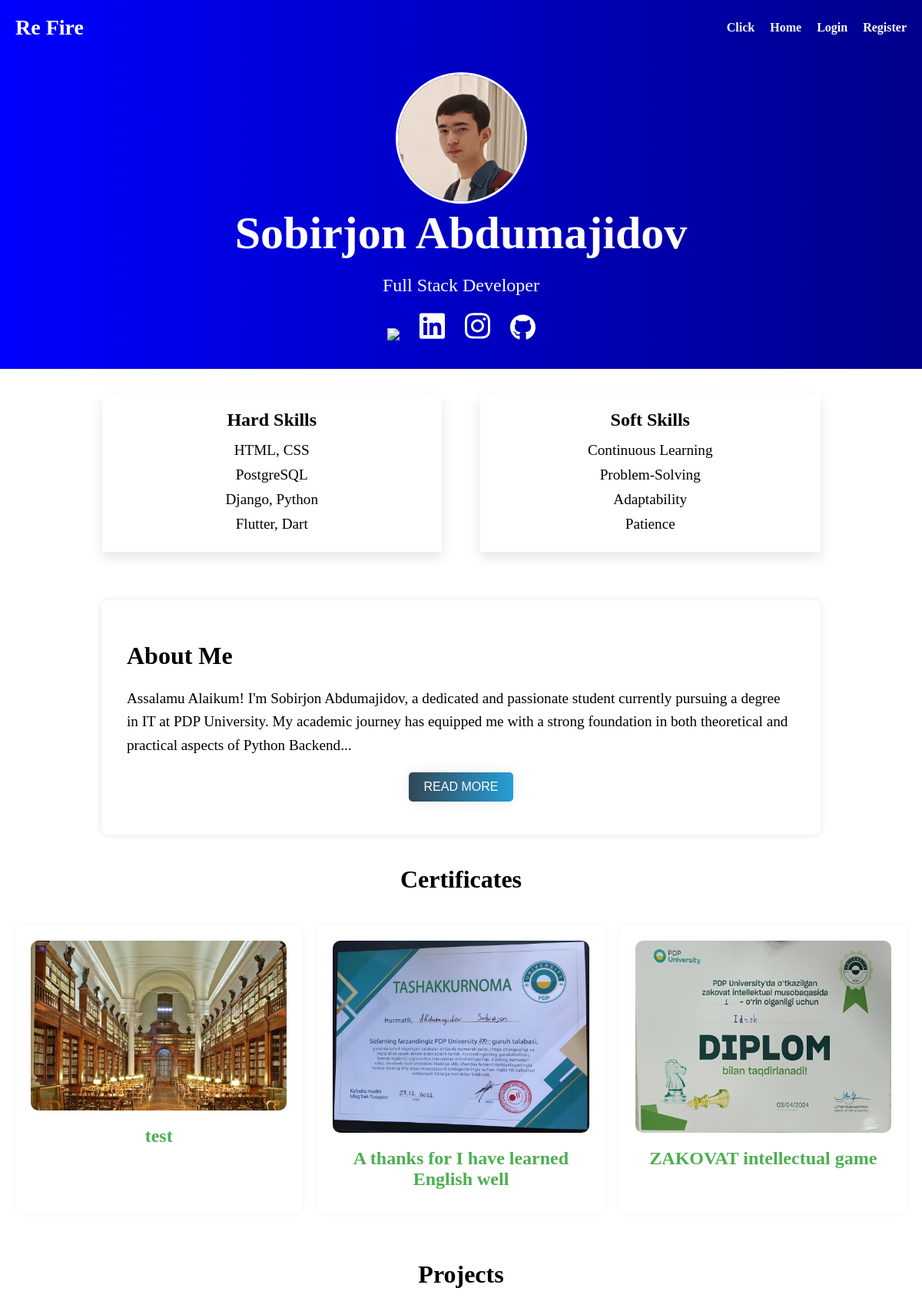
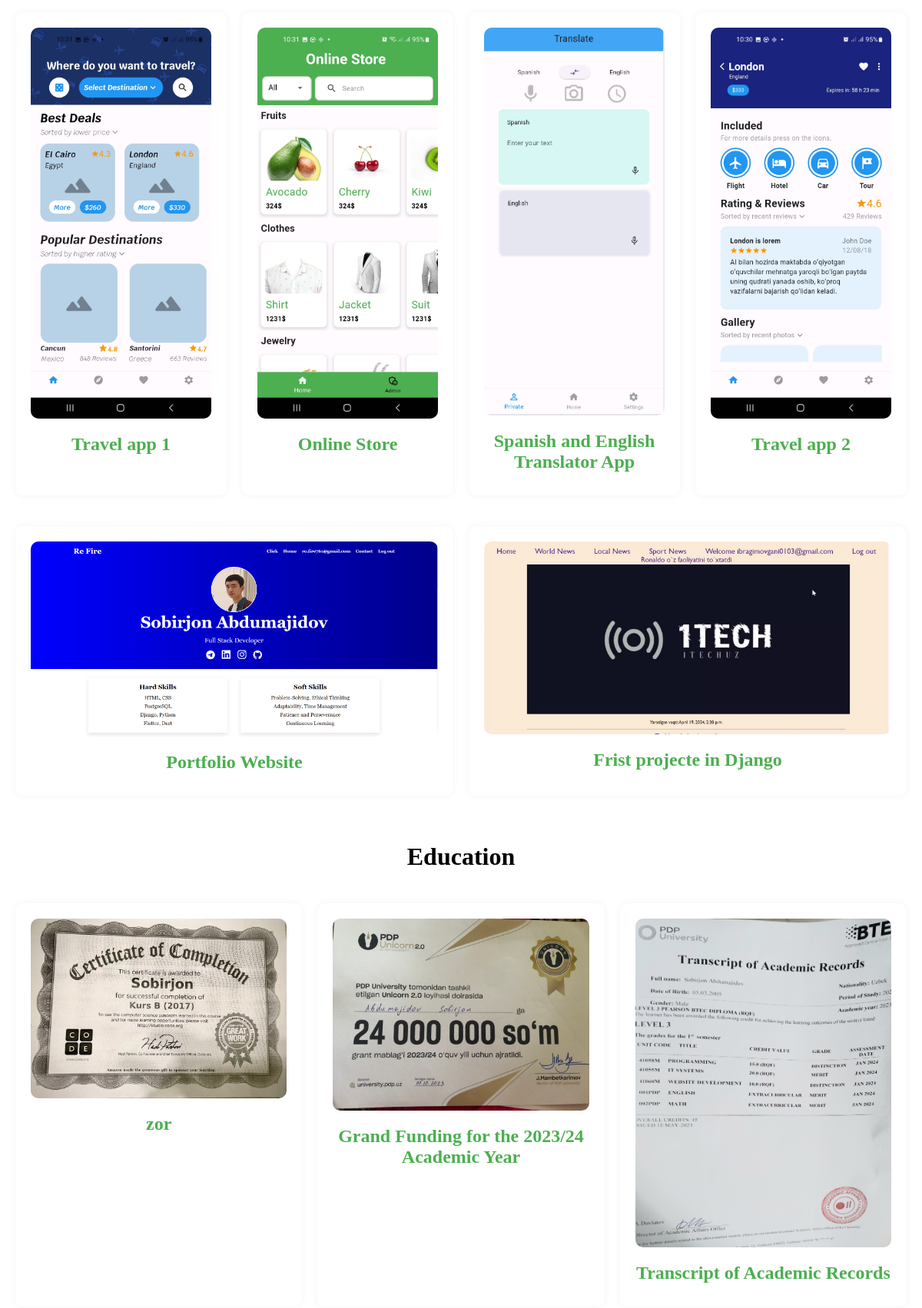
The page / (upper part) on the database its author committed (2 pictures, top to bottom).
### myApp/models.py (models this page shows, shortened)
class MaqolaModel(models.Model):
    TAG = (
        ("Certificates", "Certificates"),
        ("Projects", "Projects"),
        ("Education", "Education"),
    )
    title = models.CharField(max_length=255)
    image = models.ImageField(blank=True, null=True)
    source = models.CharField(max_length=255)
    link = models.CharField(max_length=500, blank=True, null=True)
    description_uzb = models.TextField(blank=True, null=True)
    description_eng = models.TextField(blank=True, null=True)
    tags = models.CharField(choices=TAG, max_length=255, blank=True, null=True)
    @property
    def imageURL(self):
        return self.image.url if self.image else ""

### myApp/views.py (the view)
# urls.py: 2. Add a URL to urlpatterns:  path('', views.home, name='home')
def home(request):
    certificates = MaqolaModel.objects.filter(tags="Certificates").order_by('-id')
    projects = MaqolaModel.objects.filter(tags='Projects').order_by('-id')
    education = MaqolaModel.objects.filter(tags='Education').order_by('-id')
    context = {
        'certificates':certificates,
        'projects':projects,
        'education':education,
    }
    return render(
        request=request,
        template_name='maqola.html',
        context=context,
    )

### templates/maqola.html (shortened to what this page needs)
<!DOCTYPE html>
<html lang="en">
{% load static %}
<head>
    <link rel="stylesheet" href="{% static 'css/style.css' %}">
</head>
<body>
    {% if request.user.is_authenticated %}
        {% include 'login_header.html' %}
    {% else %}
        {% include 'header.html' %}
    {% endif %}
    <div class="hero">
        <div class="hero-content">
            <img src="{% static 'IMG_.jpg' %}" alt="Profile Picture" class="profile-pic">
            <h1>Sobirjon Abdumajidov</h1>
            <p>Full Stack Developer</p>
            <div class="addition-info">
                <a class="icon-svg" target="_blank" href="https://t.me/Djangoconfig"><img class="icon-svg" src="{% static 'telegram.svg' %}"></a>
                <a class="icon-svg" target="_blank" href="https://www.linkedin.com/in/sobirjon-abdumajidov-632659270/"><img class="icon-svg" src="{% static 'linkedin.svg' %}"></a>
                <a class="icon-svg" target="_blank" href="https://www.instagram.com/sobirjon_a05/"><img class="icon-svg" src="{% static 'instagram.svg' %}"></a>
                <a class="icon-svg" target="_blank" href="https://github.com/Sobirjon005"><img class="icon-svg" src="{% static 'github.svg' %}"></a>
            </div>
        </div>
    </div>
    <div class="skills-container">
        <div class="skill-category">
            <h2 class="category-title">Hard Skills</h2>
            <p class="skill-item">HTML, CSS</p>
            <p class="skill-item">PostgreSQL</p>
            <p class="skill-item">Django, Python</p>
            <p class="skill-item">Flutter, Dart</p>
        </div>
        <div class="skill-category">
            <h2 class="category-title">Soft Skills</h2>
            <p class="skill-item">Continuous Learning</p>
            <p class="skill-item">Problem-Solving</p>
            <p class="skill-item">Adaptability</p>
            <p class="skill-item">Patience</p>
        </div>
    </div>
    <div class="about-container">
    <h1 class="about-title">About Me</h1>
    <div class="section-content">
        <p class="short-text">Assalamu Alaikum! I'm Sobirjon Abdumajidov, a dedicated and passionate student currently pursuing a degree in IT at PDP University. My academic journey has equipped me with a strong foundation in both theoretical and practical aspects of Python Backend...</p>
        <button class="read-more-btn">Read more</button>
    </div>
</div>
    <h1 class="category">Certificates</h1>
    <div class="container" id="certificates">
        {% for certificate in certificates %}
            <div class="maqola" id="for_certificates">
                <img class="image_main" src="{{ certificate.imageURL }}">
                <a href="{% url 'article_details' certificate.id %}"><h2>{{ certificate.title }}</h2></a>
            </div>
        {% endfor %}
    </div>
    <h1 class="category">Projects</h1>
    <div class="container" id="projects">
        {% for project in projects %}
            <div class="maqola" id="for_projects">
                <img class="image_main" src="{{ project.imageURL }}">
                <a href="{% url 'article_details' project.id %}"><h2>{{ project.title }}</h2></a>
            </div>
        {% endfor %}
    </div>
    <h1 class="category">Education</h1>
    <div class="container" id="education">
        {% for edc in education %}
            <div class="maqola" id="for_education">
                <img class="image_main" src="{{ edc.imageURL }}">
                <a href="{% url 'article_details' edc.id %}"><h2>{{ edc.title }}</h2></a>
            </div>
        {% endfor %}
    </div>
</body>
</html>

### static/css/style.css (style rules this page uses)
body { margin: 0; font-family: 'Georgia', serif; }
a { color: white; text-decoration: none; transition: color 0.3s; }
.hero { color: #fff; background: linear-gradient(90deg in oklab, blue, darkblue); text-align: center; padding: 33px; margin-top: 61px; position: relative; }
.addition-info a { color: rgba(255, 255, 255, 0.91); margin: 11px; }
.icon-svg { width: 33px; transition: transform 0.3s, box-shadow 0.3s; }
.hero h1 { font-size: 60px; margin: 0; }
.hero p { font-size: 24px; margin: 20px 0; }
.profile-pic { width: 165px; height: 165px; border-radius: 50%; border: 3px solid white; }
.container { max-width: 1200px; margin-inline: auto; padding: 20px; background-color: #fff; border-radius: 10px; color: #333; }
.about-container { max-width: 870px; margin: 0 auto 40px; padding: 33px; background-color: #fff; border-radius: 8px; box-shadow: 0 0 10px rgba(0, 0, 0, 0.1); margin-top: 63px; }
.section-content p { font-size: 1.2em; line-height: 1.6; text-align: start; }
.skills-container { max-width: 935px; margin: 33px auto; display: flex; gap: 50px; }
.skill-category { display: flex; flex-direction: column; align-items: center; width: 50%; box-shadow: 0 8px 16px rgba(0, 0, 0, 0.1); transition: transform 0.3s, box-shadow 0.3s; padding: 20px; }
.category-title { font-size: 1.5em; margin-bottom: 10px; margin-top: 0; }
.skill-item { font-size: 1.2em; margin: 5px 0; }
#certificates, #projects, #education { display: flex; flex-wrap: wrap; gap: 20px; }
#for_certificates { flex: 1 1 calc(30% - 40px); }
#for_education { flex: 1 1 calc(24% - 40px); }
#for_projects { flex: 1 1 calc(22% - 40px); }
.maqola { background-color: #fff; padding: 20px; border-radius: 10px; color: #333; margin-bottom: 20px; box-shadow: 0 0 10px rgba(0, 0, 0, 0.05); transition: transform 0.3s, box-shadow 0.3s; flex: 1 1 calc(33.333% - 40px); text-align: center; }
.maqola h2 { color: #4CAF50; font-size: 24px; margin-bottom: 10px; }
.maqola img { max-width: 100%; border-radius: 10px; margin-bottom: 15px; transition: transform 0.3s; }
.category { text-align: center; }
.image_main { display: block; margin: 0 auto; }
.about-container .section-content { position: relative; }
.about-container .section-content .read-more-btn { display: block; margin: 10px auto; padding: 10px 20px; font-size: 1em; cursor: pointer; background-image: linear-gradient(to right, #314755 0%, #26a0da 51%, #314755 100%); color: #fff; border: none; border-radius: 5px; }
.read-more-btn { background-image: linear-gradient(to right, #314755 0%, #26a0da 51%, #314755 100%); margin: 10px; padding: 15px 45px; text-align: center; text-transform: uppercase; transition: 0.4s; background-size: 200% auto; color: white; box-shadow: 0 0 20px #eee; border-radius: 10px; display: block; }

### rows shown on the page
MaqolaModel: imageURL (picture), title "test"
MaqolaModel: imageURL (picture), title "A thanks for I have learned English well"
MaqolaModel: imageURL (picture), title "ZAKOVAT intellectual game"
MaqolaModel: imageURL (picture), title "Travel app 1"
MaqolaModel: imageURL (picture), title "Online Store"
MaqolaModel: imageURL (picture), title "Spanish and English Translator App"
MaqolaModel: imageURL (picture), title "Travel app 2"
MaqolaModel: imageURL (picture), title "Portfolio Website"
MaqolaModel: imageURL (picture), title "Frist projecte in Django"
MaqolaModel: imageURL (picture), title "zor"
MaqolaModel: imageURL (picture), title "Grand Funding for the 2023/24 Academic Year"
MaqolaModel: imageURL (picture), title "Transcript of Academic Records"
